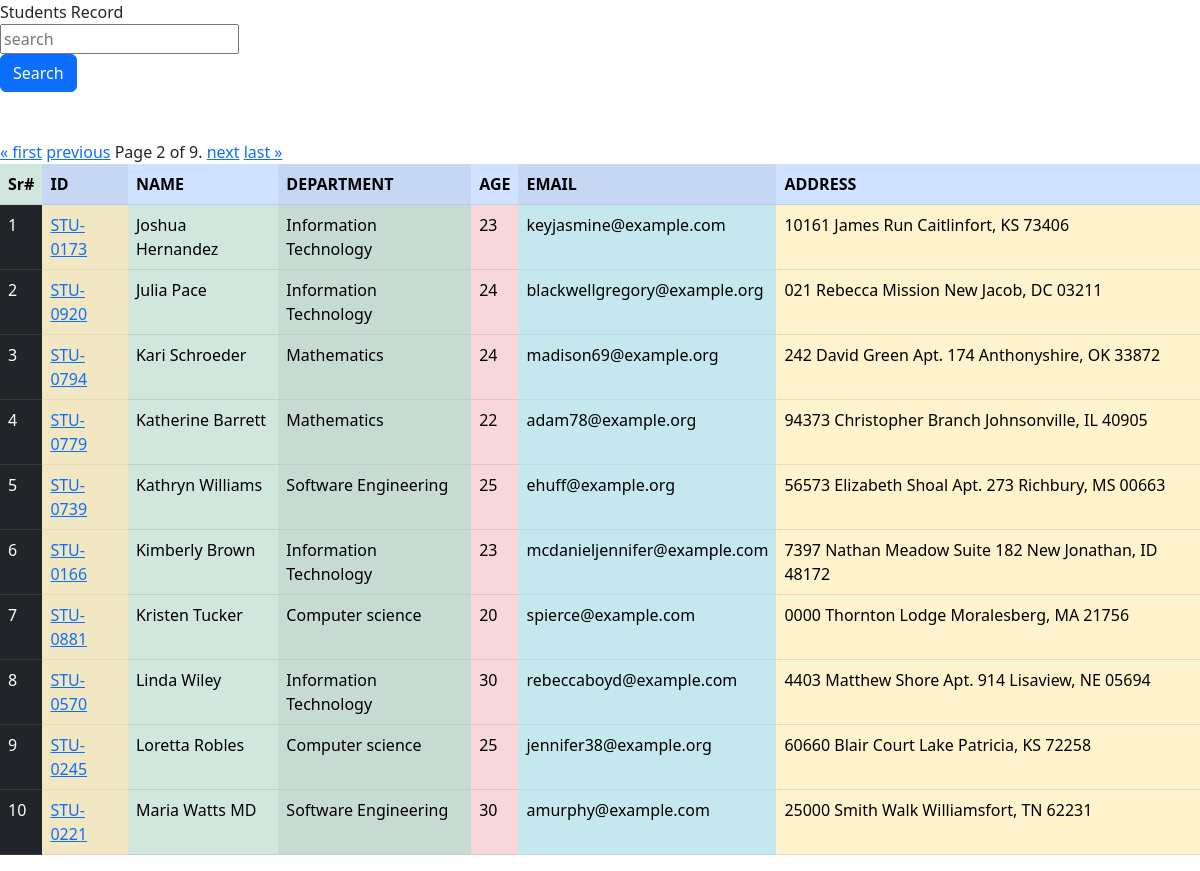
The app's page /student/?page=2 with its own data.
### receipe/models.py (models this page shows, shortened)
class Student(models.Model):
        department = models.ForeignKey(Department, related_name='students', on_delete=models.CASCADE)
        studentId = models.OneToOneField(StudentReg, related_name='student', on_delete=models.CASCADE)
        studentName = models.CharField(max_length=50)
        studentAge = models.IntegerField(default=18)
        studentEmail = models.EmailField(unique=True)
        studentAddress = models.TextField()
        is_deleted = models.BooleanField(default=False)
        objects = studentManager()
        admin_object = models.Manager()
        class Meta:
                ordering = ['studentName']
                verbose_name = "student"

class StudentReg(models.Model):
        sReg = models.CharField(max_length=20)
        def __str__(self):
                return self.sReg

class Department(models.Model):
        department = models.CharField(max_length=30)
        def __str__(self):
                return self.department

### receipe/views.py (the view, shortened to what this page needs)
# urls.py: path('student/', views.get_student, name='student'),
def get_student(request):
    so = Student.objects.all()
    paginator = Paginator(so, 10)
    page_number = request.GET.get("page",1)
    so = paginator.get_page(page_number)
    dic = {'student': so}
    return render(request, 'studentList.html', dic)

### receipe/models.py (called while the page is built)
        def get_queryset(self):
                return super().get_queryset().filter(is_deleted=False)

### receipe/templates/studentList.html (shortened to what this page needs)
<!DOCTYPE html>
<html lang="en">
<head>
  <link rel="stylesheet" href="https://cdn.jsdelivr.net/npm/bootstrap@5.2.3/dist/css/bootstrap.min.css">
</head>
<body
<h1 align="center">Students Record </h1>
  <div class="row">
    <form class="mb-5"  >
    <div>
      <input class="" name="search" placeholder="search" type="search">
    </div>
    <div>
      <button class="btn btn-primary">Search</button>
    </div>
    </form>
  </div>
<div class="pagination">
    <spa class="step-links">
        {% if student.has_previous %}
            <a href="?page=1">&laquo; first</a>
            <a href="?page={{ student.previous_page_number }}">previous</a>
        {% endif %}
        <span class="current">
            Page {{ student.number }} of {{ student.paginator.num_pages }}.
        </span>
        {% if student.has_next %}
            <a href="?page={{ student.next_page_number }}">next</a>
            <a href="?page={{ student.paginator.num_pages }}">last &raquo;</a>
        {% endif %}
</div>
<table class="table table-success table-striped-columns">
  <tr class="table-success">
    <th class="">Sr#</th>
    <th class="table-primary">ID</th>
    <th class="table-primary">NAME</th>
    <th class="table-primary">DEPARTMENT</th>
    <th class="table-primary">AGE</th>
    <th class="table-primary">EMAIL</th>
    <th class="table-primary">ADDRESS</th>
  </tr>
  {%for stu in student%}
  <tr class="table-primary">
    <td class="table-dark">{{forloop.counter}}</td>
    <td class="table-warning">  <a href="/receipe/studentResult/{{stu.studentId}}">{{stu.studentId}}</a> </td>
    <td class="table-success">{{stu.studentName}}</td>
    <td class="table-success">{{stu.department}}</td>
    <td class="table-danger">{{stu.studentAge}}</td>
    <td class="table-info">{{stu.studentEmail}}</td>
    <td class="table-warning">{{stu.studentAddress}}</td>
  </tr>
{%endfor%}
</table>
</body>
</html>

### records on screen
Student: studentId "STU-0173", studentName "Joshua Hernandez", department "Information Technology", studentAge "23", studentEmail "keyjasmine@example.com", studentAddress "10161 James Run Caitlinfort, KS 73406"
Student: studentId "STU-0920", studentName "Julia Pace", department "Information Technology", studentAge "24", studentEmail "blackwellgregory@example.org", studentAddress "021 Rebecca Mission New Jacob, DC 03211"
Student: studentId "STU-0794", studentName "Kari Schroeder", department "Mathematics", studentAge "24", studentEmail "madison69@example.org", studentAddress "242 David Green Apt. 174 Anthonyshire, OK 33872"
Student: studentId "STU-0779", studentName "Katherine Barrett", department "Mathematics", studentAge "22", studentEmail "adam78@example.org", studentAddress "94373 Christopher Branch Johnsonville, IL 40905"
Student: studentId "STU-0739", studentName "Kathryn Williams", department "Software Engineering", studentAge "25", studentEmail "ehuff@example.org", studentAddress "56573 Elizabeth Shoal Apt. 273 Richbury, MS 00663"
Student: studentId "STU-0166", studentName "Kimberly Brown", department "Information Technology", studentAge "23", studentEmail "mcdanieljennifer@example.com", studentAddress "7397 Nathan Meadow Suite 182 New Jonathan, ID 48172"
Student: studentId "STU-0881", studentName "Kristen Tucker", department "Computer science", studentAge "20", studentEmail "spierce@example.com", studentAddress "0000 Thornton Lodge Moralesberg, MA 21756"
Student: studentId "STU-0570", studentName "Linda Wiley", department "Information Technology", studentAge "30", studentEmail "rebeccaboyd@example.com", studentAddress "4403 Matthew Shore Apt. 914 Lisaview, NE 05694"
Student: studentId "STU-0245", studentName "Loretta Robles", department "Computer science", studentAge "25", studentEmail "jennifer38@example.org", studentAddress "60660 Blair Court Lake Patricia, KS 72258"
Student: studentId "STU-0221", studentName "Maria Watts MD", department "Software Engineering", studentAge "30", studentEmail "amurphy@example.com", studentAddress "25000 Smith Walk Williamsfort, TN 62231"

### other values on screen
{{ student.number }} "2"
{{ student.paginator.num_pages }} "9"
